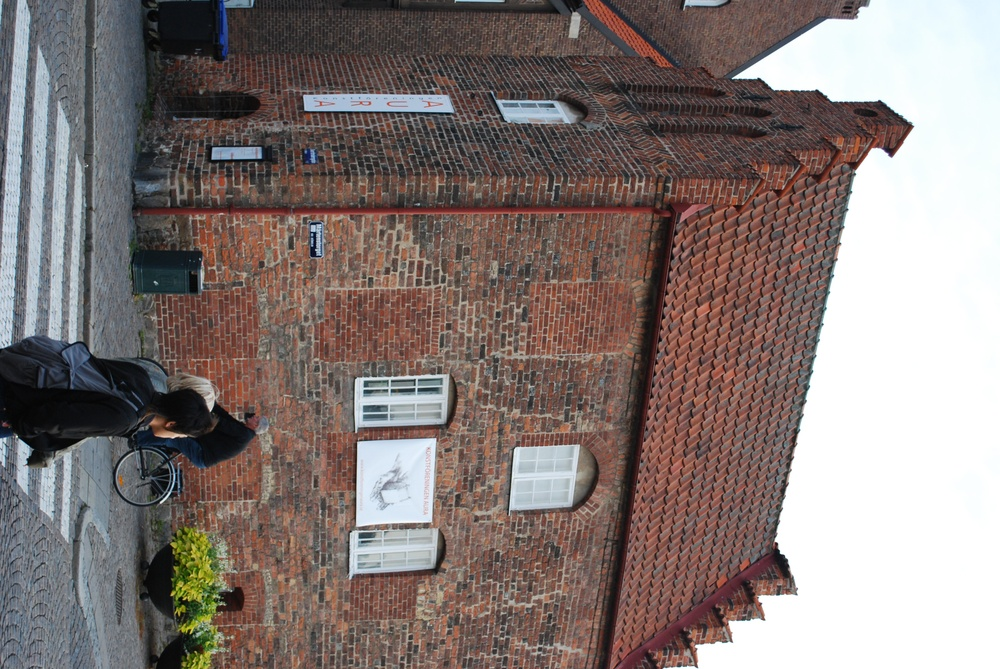
%> input picture assignment4data/house1.jpg, 1000 x 669 px, shrunk from 3872 x 2592 before the run
$ octave CExercise1.m   (GNU Octave 9; MATLAB toolbox functions it lacks are replaced by stand-ins)
%> lines starting %> are read from the running program, lines starting %| are printed output that depends on the picture
### assignment4data/pflat.m
function [y]=pflat(x);

    for kol=1:size(x,2)
        y(:,kol) = x(:,kol)./x(end,kol);
    end


### assignment4data/CExercise1.m
clear
load compEx1data.mat

X = pflat(X);
meanX = mean(X, 2);

Xtilde = (X - repmat(meanX ,[1 size(X ,2)]));
M = Xtilde (1:3 ,:)* Xtilde (1:3,:)';

[V,D] = eig(M) %V eigenvectors, D eigenvalues in diag
[minEig, I] = min(diag(D));
minEigVec = V(:,I)

d = -(minEigVec(1)*meanX(1) + minEigVec(2)*meanX(2) + minEigVec(3)*meanX(3))

tlsPlane = [minEigVec; d]
tlsPlane = tlsPlane./norm(tlsPlane (1:3))

RMStls = sqrt(sum((tlsPlane' * X).^2)/ size(X,2))
hist(abs(tlsPlane' * X), 100);
%> figure, not shown here; tallest bar 131 high, from x = 0.000195 to 0.0439
%%
[m, n] = size(X);
bestInl = 0;
bestplane = []
bestInliers = [];
for i=1:10
   perm = randperm(n, 3);
   plane = null(X(:, perm)');
   plane = plane./norm(plane(1:3));
   inliers = abs(plane'*X) <= 0.1;
   amtInl = sum(inliers(:) == 1);
   if (amtInl > bestInl)
       bestplane = plane;
       bestInl = amtInl;
       bestInliers = inliers;
   end
end
figure
RMSransac = sqrt(sum((bestplane' * X).^2)/ size(X,2))
hist(abs(bestplane' * X), 100);
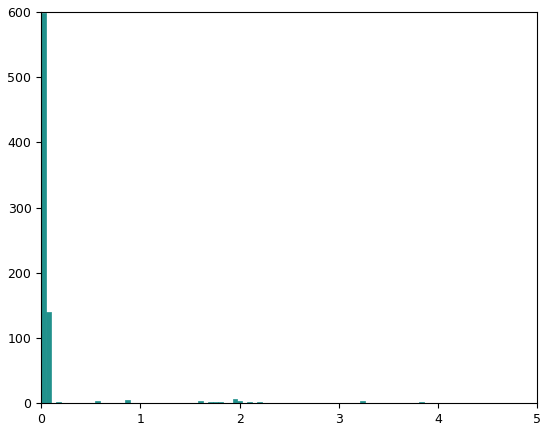
%> figure redrawn from the program's plot data; tallest bar 599 high, from x = 4.72e-16 to 0.0495
%%
Xinl = X(:, bestInliers);

meanXinl = mean(Xinl, 2);

Xinltilde = (Xinl - repmat(meanXinl ,[1 size(Xinl ,2)]));
M = Xinltilde(1:3 ,:) * Xinltilde(1:3,:)';

[V,D] = eig(M) %V eigenvectors, D eigenvalues in diag
[minEig, I] = min(diag(D));
minEigVec = V(:,I)

d = -(minEigVec(1)*meanXinl(1) + minEigVec(2)*meanXinl(2) + minEigVec(3)*meanXinl(3))
pXinl = pflat(Xinl);
tlsPlane = [minEigVec; d]
tlsPlane = tlsPlane./norm(tlsPlane (1:3))

RMSinltls = sqrt(sum((tlsPlane' * pXinl).^2)/ size(Xinl,2))
hist(abs(tlsPlane' * pXinl), 100);
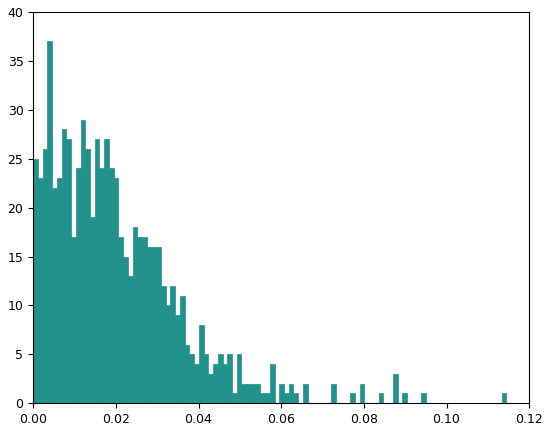
%> figure redrawn from the program's plot data; tallest bar 37 high, from x = 0.00345 to 0.00459
%%
figure
im = imread('house1.jpg');
%> im is the input picture: size 669x1000x3 uint8; mean R, G, B 133.2, 121.6, 118.5
imagesc(im);
hold on
xproj = P{1} * pXinl;
xproj = pflat(xproj);
plot(xproj(1,:), xproj(2,:), '*')
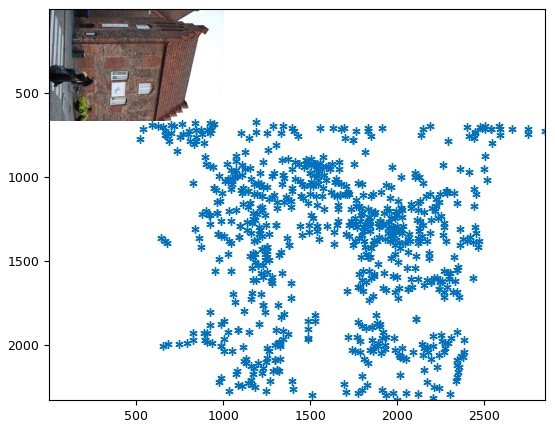
%> figure redrawn from the program's plot data

figure
im = imread('house2.jpg');
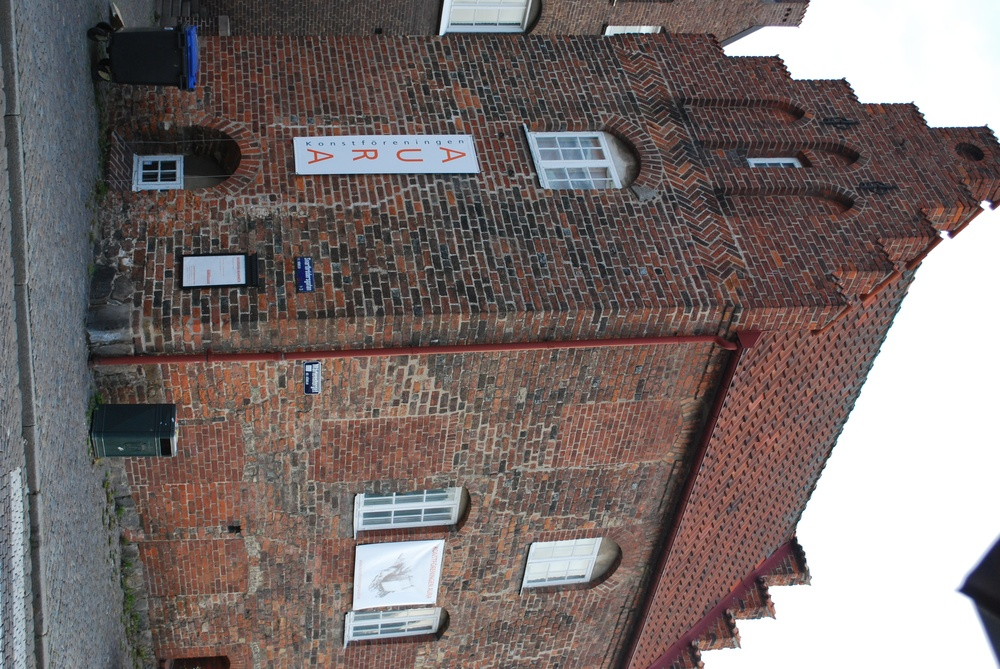
%> input picture assignment4data/house2.jpg, 1000 x 669 px, shrunk from 3872 x 2592 before the run
%> im is the input picture: size 669x1000x3 uint8; mean R, G, B 121.1, 111, 109.5
imagesc(im);
hold on
xproj = P{2} * pXinl;
xproj = pflat(xproj);
plot(xproj(1,:), xproj(2,:), '*')
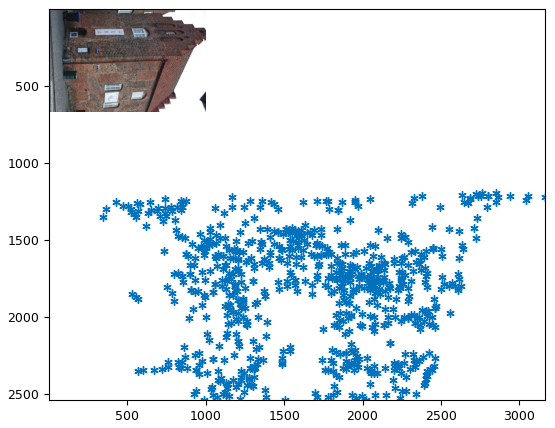
%> figure redrawn from the program's plot data

%%
P2n = inv(K) * P{2}
xk = inv(K) * x;

tlsPlane = pflat(tlsPlane);
H = (P2n(:,1:3) - P2n(:,4)*tlsPlane(1:3)');

xh = H * xk
xh = pflat(K * xh)


figure
im = imread('house1.jpg');
imagesc(im);
hold on;
plot(x(1,:), x(2,:), 'r*')
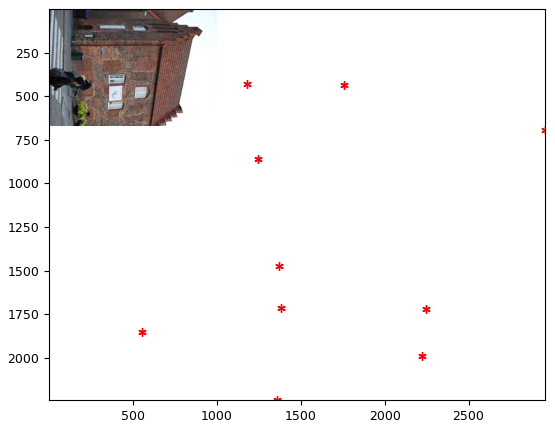
%> figure redrawn from the program's plot data

figure
im = imread('house2.jpg');
imagesc(im);
hold on;
plot(xh(1,:), xh(2,:), 'r*')
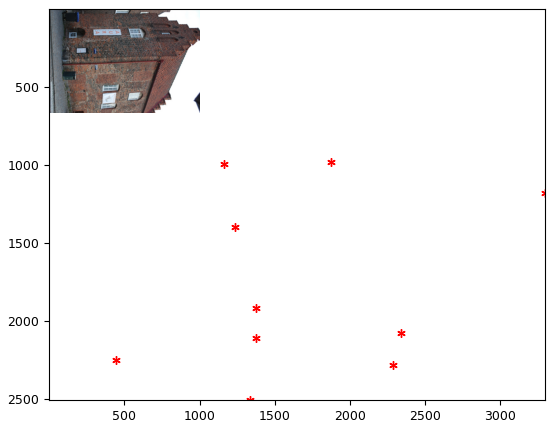
%> figure redrawn from the program's plot data
